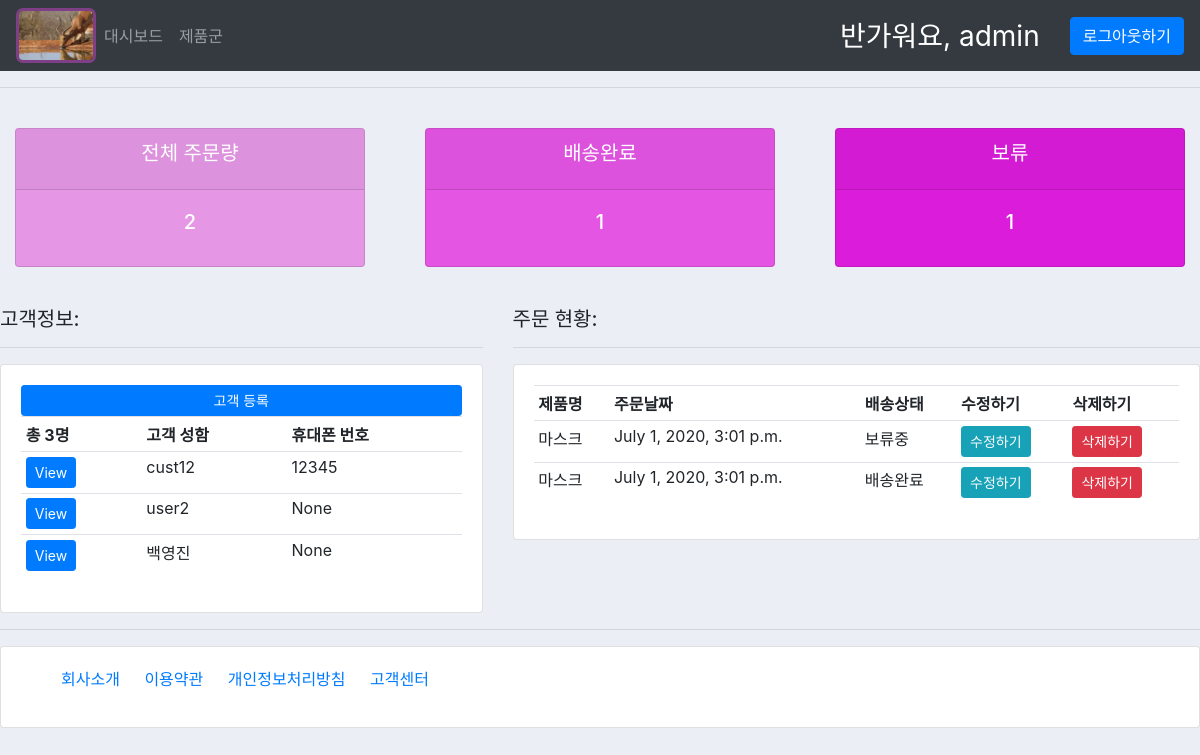
The app's page / (signed in), older data.
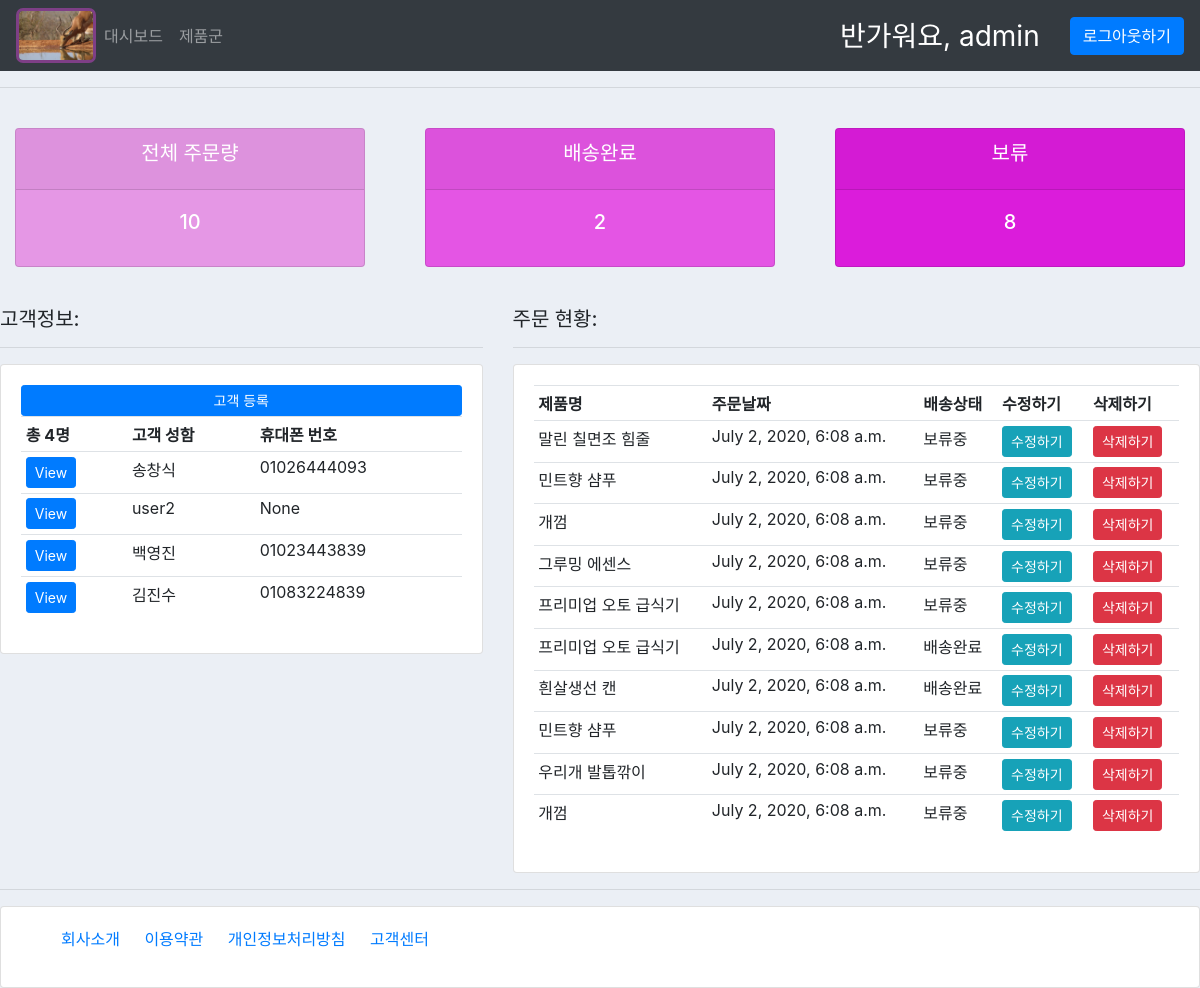
The same page, newer data.
### accounts/models.py (models this page shows, shortened)
class Customer(models.Model):
    user = models.OneToOneField(User, on_delete=models.CASCADE, null=True, blank=True)
    name = models.CharField(max_length=200, null=True)
    phone =models.CharField(max_length=200, null=True)
    email=models.CharField(max_length=200, null=True)
    profile_pic = models.ImageField(null=True, blank=True, default="가젤.jpg")
    date_created = models.DateTimeField(auto_now_add=True, null=True)

class Order(models.Model):
    STATUS =(
        ('보류중', '보류중'),
        ('출고완료', '출고완료'),
        ('배송완료', '배송완료'),
    )
    customer= models.ForeignKey(Customer,on_delete=models.CASCADE, null=True)
    product=models.ForeignKey(Products,on_delete=models.CASCADE, null=True)
    date_created = models.DateTimeField(auto_now_add=True, null=True)
    status = models.CharField(max_length=200, null=True, choices=STATUS)
    note = models.CharField(max_length=1000,null=True,blank=True)

class Products(models.Model):
    CATEGORY=(
        ('강아지', '강아지'),
        ('고양이', '고양이'),
    )
    name=models.CharField(max_length=200, null=True)
    price= models.FloatField(null=True)
    category=models.CharField(max_length=200, null=True, choices=CATEGORY)
    description=models.CharField(max_length=200, null=True, blank=True)
    date_created = models.DateTimeField(auto_now_add=True, null=True)
    tags = models.ManyToManyField(Tag)
    def __str__(self):
        return self.name

### accounts/decorators.py (the view)
    def wrapper_func(request, *args, **kwargs):
        group = None
        if request.user.groups.exists():
            group = request.user.groups.all()[0].name
        if group == 'admin':
            return view_func(request, *args, **kwargs)
        if group == 'customer':
            return redirect('user-page')
        return wrapper_func(request, *args, **kwargs)

### accounts/views.py (called while the page is built)
@login_required(login_url='login')
@admin_only
def home(request):
    orders = Order.objects.all().order_by('-date_created')
    customers = Customer.objects.all()
    total_customers = customers.count()
    total_orders= orders.count()
    delivered = orders.filter(status='배송완료').count()
    pending = orders.filter(status='보류중').count()
    context={
        'orders':orders,
        'customers':customers,
        'total_customers':total_customers,
        'total_orders':total_orders,
        'delivered':delivered,
        'pending':pending,
    }
    return render(request, 'accounts/dashboard.html',context)

### accounts/templates/accounts/dashboard.html
{% extends 'accounts/main.html' %}
{% block content %}
{% include 'accounts/status.html'%}
<br>
<div class="row">
    <div class="col-md-5">
        <h5>고객정보: </h5>
        <hr>
        <div class="card card-body">
            <a class="btn btn-primary btn-sm btn-block" href="">고객 등록</a>
        <table class="table table-sm">
            <tr>
                <th>총 {{total_customers}}명</th>
                <th>고객 성함</th>
                <th>휴대폰 번호</th>
            </tr>
            {% for customer in customers %}
            <tr>
                <td><a href="{% url 'customer' customer.id %}" class="btn btn-sm btn-primary">View</a></td>
                <td>{{customer.name}}</td>
                <td>{{customer.phone}}</td>
            </tr>
            {% endfor %}
        </table>
    </div>
    </div>
    <div class="col-md-7">
        <h5>주문 현황: </h5>
        <hr>
        <div class="card card-body">
        <table class="table table-sm">
            <tr>
                <th>제품명</th>
                <th>주문날짜</th>
                <th>배송상태</th>
                <th>수정하기</th>
                <th>삭제하기</th>
            </tr>
            {% for order in orders %}
            <tr>
                <td>{{order.product}}</td>
                <td>{{order.date_created}}</td>
                <td>{{order.status}}</td>
                <td><a href="{% url 'update_order' order.id %}" class="btn btn-sm btn-info">수정하기</a></td>
                <td><a href="{% url 'delete_order' order.id %}" class="btn btn-sm btn-danger">삭제하기</a></td>
            </tr>
            {% endfor %}
        </table>
    </div>
    </div>
</div>
{% endblock %}

Row changes from the older to the newer data that the page shows:
removed Order: product "마스크", date_created "July 1, 2020, 3:01 p.m.", status "보류중"
removed Order: product "마스크", date_created "July 1, 2020, 3:01 p.m.", status "배송완료"
changed Customer: name "cust12" → "송창식"; phone "12345" → "01026444093"
changed Customer "백영진": phone "None" → "01023443839"
added Customer: name "김진수", phone "01083224839"
added Order: product "말린 칠면조 힘줄", date_created "July 2, 2020, 6:08 a.m.", status "보류중"
added Order: product "민트향 샴푸", date_created "July 2, 2020, 6:08 a.m.", status "보류중"
added Order: product "개껌", date_created "July 2, 2020, 6:08 a.m.", status "보류중"
added Order: product "그루밍 에센스", date_created "July 2, 2020, 6:08 a.m.", status "보류중"
added Order: product "프리미업 오토 급식기", date_created "July 2, 2020, 6:08 a.m.", status "보류중"
added Order: product "프리미업 오토 급식기", date_created "July 2, 2020, 6:08 a.m.", status "배송완료"
added Order: product "흰살생선 캔", date_created "July 2, 2020, 6:08 a.m.", status "배송완료"
added Order: product "민트향 샴푸", date_created "July 2, 2020, 6:08 a.m.", status "보류중"
added Order: product "우리개 발톱깎이", date_created "July 2, 2020, 6:08 a.m.", status "보류중"
added Order: product "개껌", date_created "July 2, 2020, 6:08 a.m.", status "보류중"
Text that changed along with them:
{{ total_orders }}: "2" → "10"
{{ delivered }}: "1" → "2"
{{ pending }}: "1" → "8"
{{ total_customers }}: "3" → "4"
